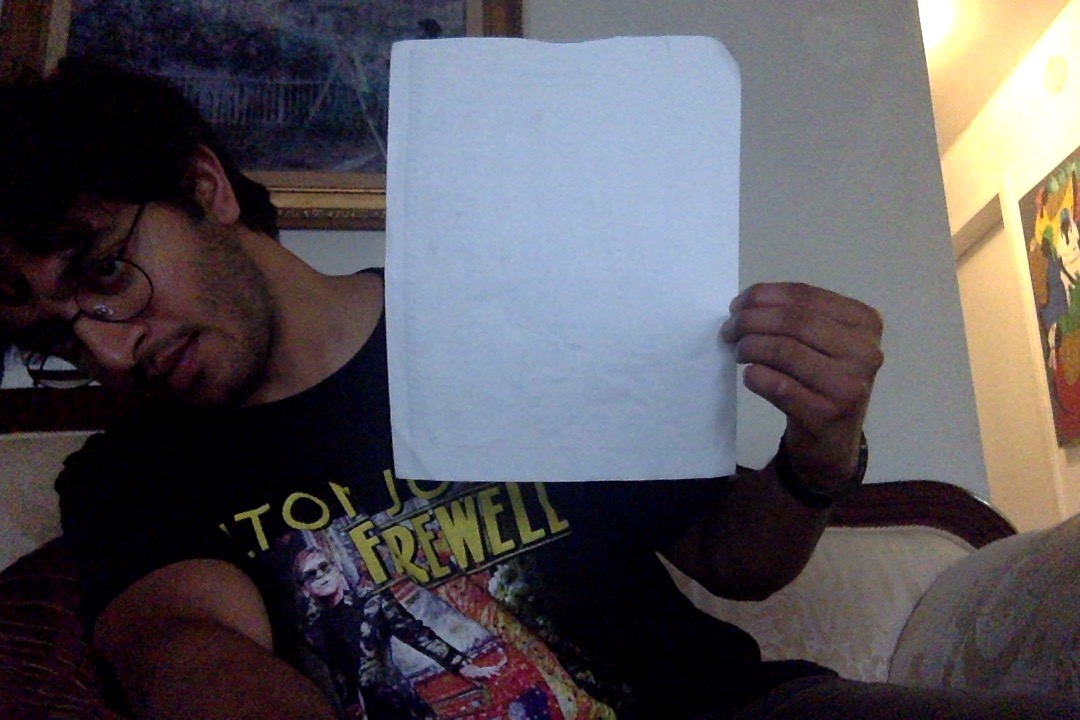
#> input picture scripts/paper.png, 1080 x 720 px, given in place of the camera
$ python rectangle.py
#> lines starting #> are read from the running program, lines starting #| are printed output that depends on the picture; after the words box and inside, x2 and y2 are one past the last pixel; in counts of white or black regions, pixels touching at a corner belong together
#> further down, frame is the input picture: shape (720, 1080, 3); mean B, G, R 88.3, 82.8, 86.2
import numpy as np
import cv2
from imutils import paths
import imutils
from matplotlib import pyplot as plt
import time

DISTANCE = 9
UNIT = 'FT'

# define a video capture object
vid = cv2.VideoCapture(0)

def find_markers_v2(image):
    print("entering find_markers_v2")
    gray = cv2.cvtColor(image, cv2.COLOR_BGR2GRAY)
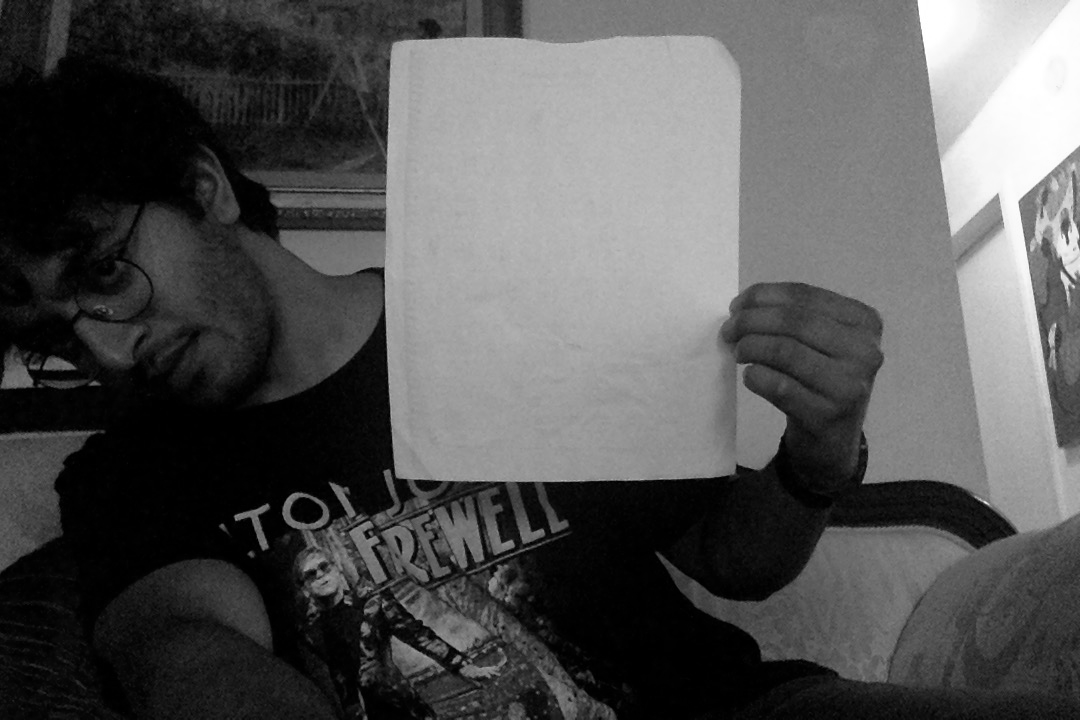
#> gray: shape (720, 1080); min 0, max 255, mean 84.5
    gray = cv2.GaussianBlur(gray, (5, 5), 0)
    edged = cv2.Canny(gray, 35, 125)
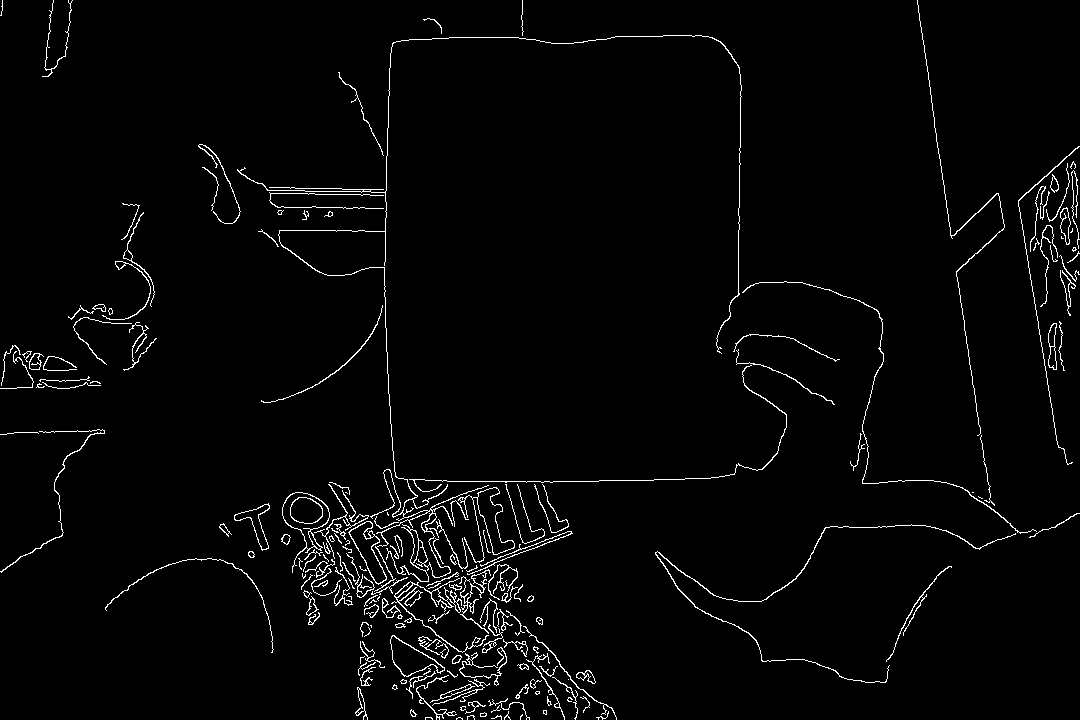
#> edged: shape (720, 1080); 2.4% white in thin lines or dots

    contours = cv2.findContours(
        edged.copy(),
        cv2.RETR_LIST,
        cv2.CHAIN_APPROX_SIMPLE
    )
#> contours = 269 contours, 159 with area under 20; largest, box (x1, y1, x2, y2) and area: (282, 492, 330, 573) 1596, (282, 492, 330, 550) 1466, (458, 487, 515, 563) 1032, (390, 635, 445, 677) 1028, (477, 487, 515, 555) 972
    contours = imutils.grab_contours(contours)
    contours = sorted(contours, key = cv2.contourArea, reverse = True)[:50]
#> contours = 50 contours; largest, box (x1, y1, x2, y2) and area: (282, 492, 330, 573) 1596, (282, 492, 330, 550) 1466, (458, 487, 515, 563) 1032, (390, 635, 445, 677) 1028, (477, 487, 515, 555) 972
    final_contours = []

    # print("contours: ", contours)

    for contour in contours:
        peri = cv2.arcLength(contour, True)
        approx = cv2.approxPolyDP(contour, 0.01 * peri, True)

        if len(approx) == 4:
            final_contours.append(contour)
#> this loop made 50 passes
#> peri on passes 1 to 12: 275.3, 195.6, 511.1, 170.4, 210.9, 165.8, 207.9, 190.2, 97.84, 95.5, 5243.3, 161.3
#> after the loop, final_contours = []

    # [4 lines of commented-out code are left out]

    return final_contours

    # [8 lines of commented-out code are left out]

while(True):

    # capture the video frame by frame
    ret, frame = vid.read()

    # display the resulting frame
    final_contours = find_markers_v2(frame)
#> final_contours = []
    cv2.drawContours(frame, final_contours, -1, (0, 255, 0), 2)
    cv2.imshow('frame', frame)

    if cv2.waitKey(1) & 0xFF == ord('q'):
#> (key q is pressed here)
        break

vid.release()
cv2.destroyAllWindows()

$ run again, on scripts/reference.png
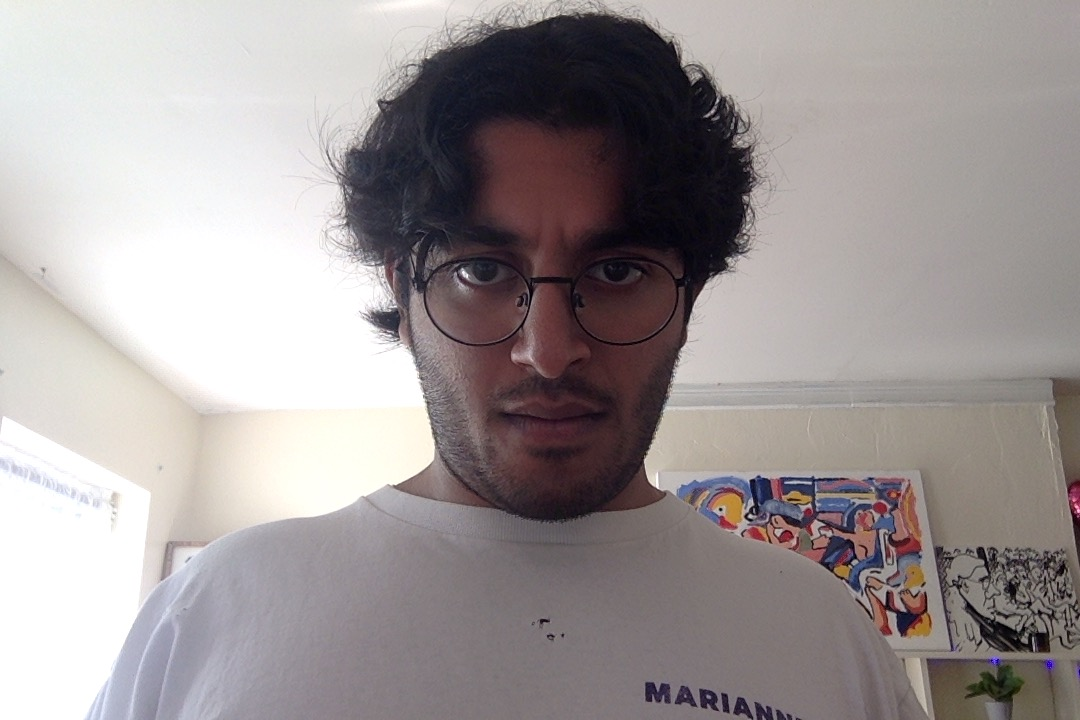
#> input picture scripts/reference.png, 1080 x 720 px, given in place of the camera
#> frame is the input picture: shape (720, 1080, 3); mean B, G, R 151.3, 151.2, 158.3
#> in find_markers_v2, `gray = cv2.cvtColor(image, cv2.COLOR_BGR2GRAY)`:
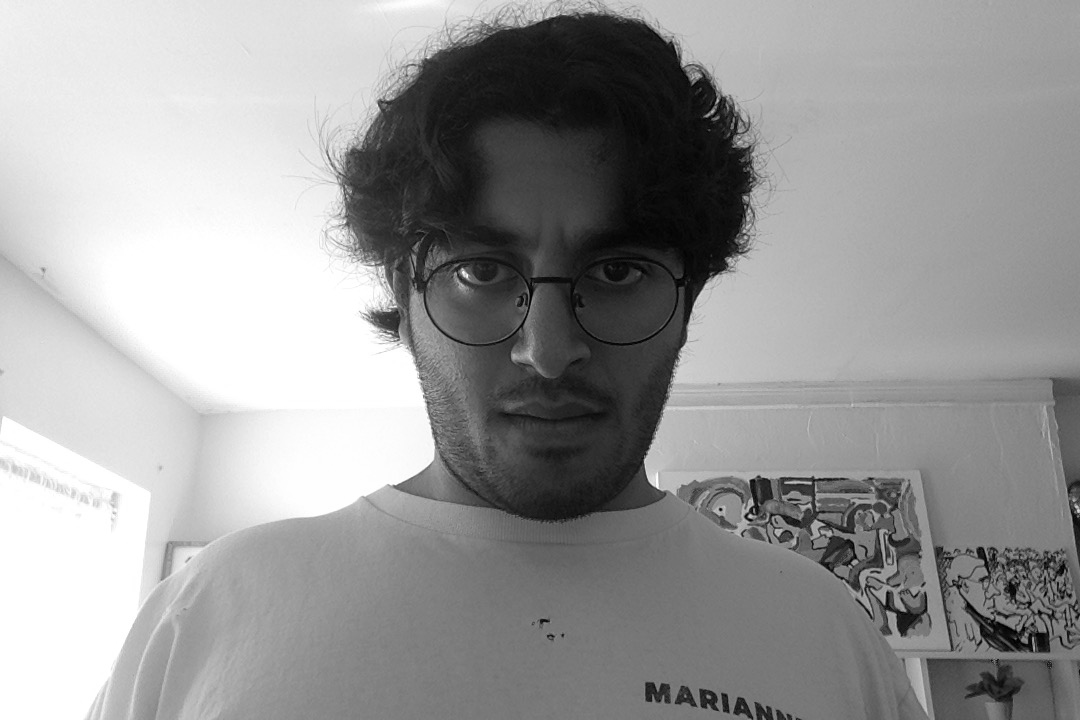
#> gray: shape (720, 1080); min 0, max 255, mean 153.3
#> in find_markers_v2, `edged = cv2.Canny(gray, 35, 125)`:
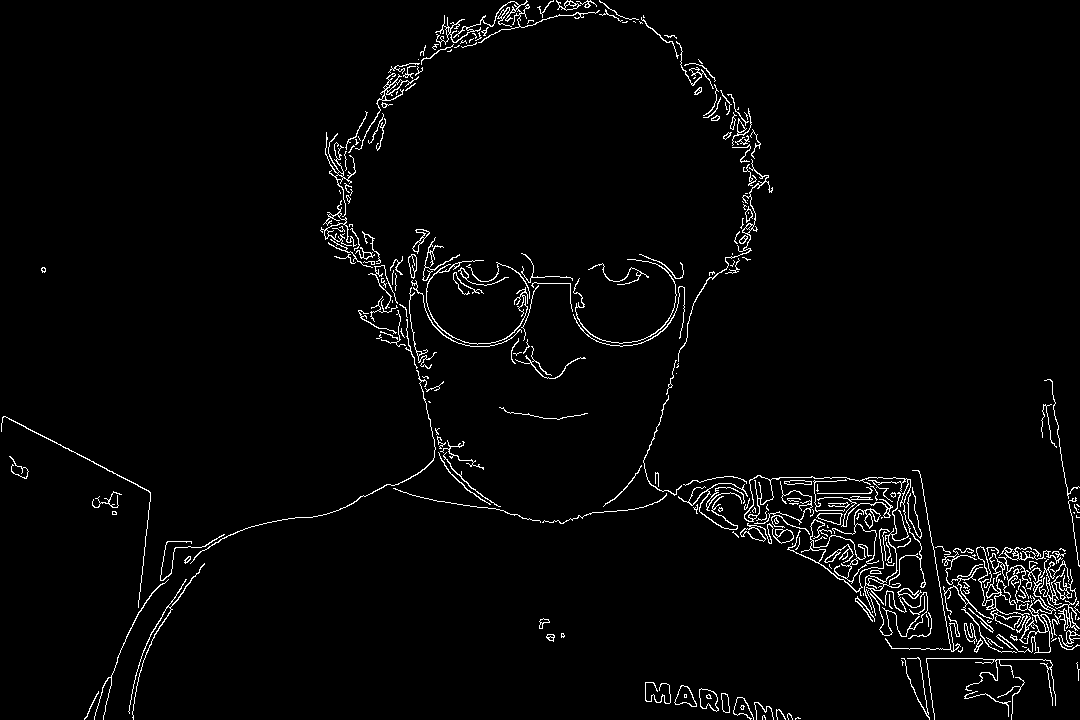
#> edged: shape (720, 1080); 2.7% white in thin lines or dots
#> in find_markers_v2, `contours = cv2.findContours( edged.copy(), cv2.RETR_LIST, cv2.CHAIN_AP..`: contours = 388 contours, 265 with area under 20; largest, box (x1, y1, x2, y2) and area: (744, 475, 926, 616) 964, (942, 546, 1063, 654) 784, (744, 475, 774, 522) 607, (740, 523, 794, 544) 385, (699, 688, 719, 712) 296
#> in find_markers_v2, `contours = sorted(contours, key = cv2.contourArea, reverse = True)[:50]`: contours = 50 contours; largest, box (x1, y1, x2, y2) and area: (744, 475, 926, 616) 964, (942, 546, 1063, 654) 784, (744, 475, 774, 522) 607, (740, 523, 794, 544) 385, (699, 688, 719, 712) 296
#> the loop in find_markers_v2, `for contour in contours:` made 50 passes
#> peri on passes 1 to 8: 1769.6, 3189.9, 229.7, 295.9, 83.36, 79.84, 75.94, 73.6
#> after the loop in find_markers_v2, `for contour in contours:`: final_contours = []
